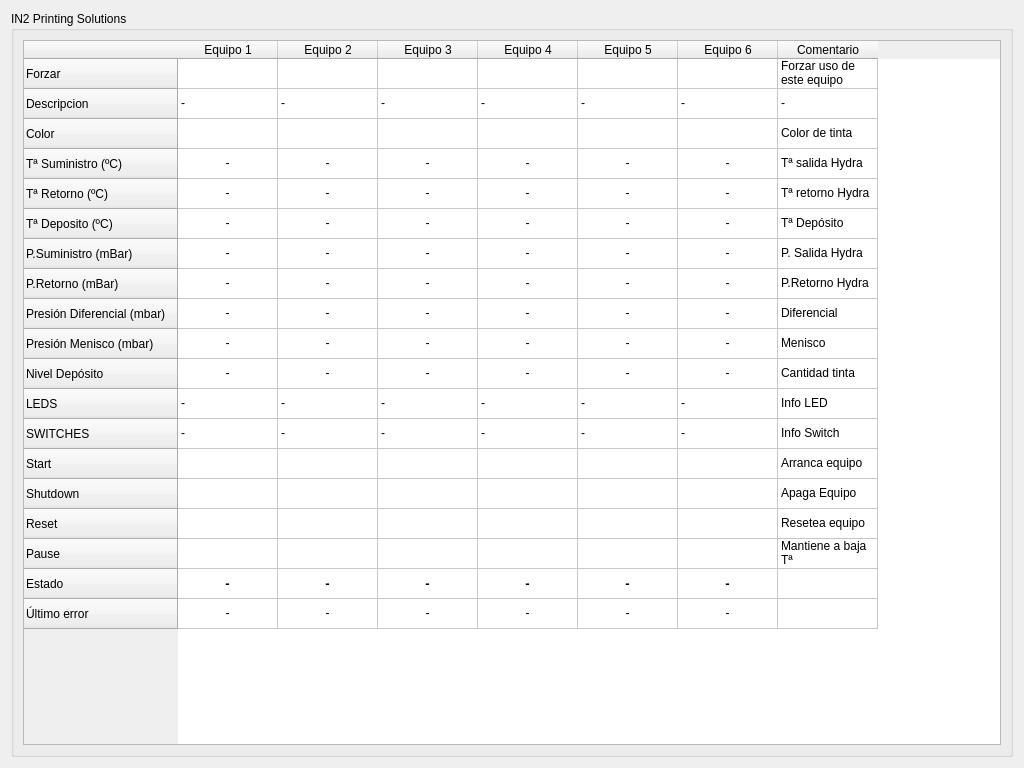
<?xml version="1.0" encoding="UTF-8"?>
<ui version="4.0">
 <class>FluidicaUI</class>
 <widget class="QWidget" name="FluidicaUI">
  <property name="geometry">
   <rect>
    <x>0</x>
    <y>0</y>
    <width>1024</width>
    <height>768</height>
   </rect>
  </property>
  <property name="sizePolicy">
   <sizepolicy hsizetype="Fixed" vsizetype="Fixed">
    <horstretch>0</horstretch>
    <verstretch>0</verstretch>
   </sizepolicy>
  </property>
  <property name="minimumSize">
   <size>
    <width>1024</width>
    <height>768</height>
   </size>
  </property>
  <property name="maximumSize">
   <size>
    <width>1024</width>
    <height>768</height>
   </size>
  </property>
  <property name="windowTitle">
   <string>IN2PS</string>
  </property>
  <property name="windowOpacity">
   <double>1.000000000000000</double>
  </property>
  <layout class="QGridLayout" name="gridLayout">
   <item row="0" column="0">
    <widget class="QGroupBox" name="groupBoxCentral">
     <property name="sizePolicy">
      <sizepolicy hsizetype="Expanding" vsizetype="Preferred">
       <horstretch>12</horstretch>
       <verstretch>6</verstretch>
      </sizepolicy>
     </property>
     <property name="font">
      <font>
       <pointsize>9</pointsize>
      </font>
     </property>
     <property name="title">
      <string>IN2 Printing Solutions</string>
     </property>
     <layout class="QGridLayout" name="gridLayout_16">
      <item row="0" column="0">
       <widget class="QTableWidget" name="m_tvInfo">
        <property name="verticalScrollBarPolicy">
         <enum>Qt::ScrollBarAlwaysOff</enum>
        </property>
        <property name="horizontalScrollBarPolicy">
         <enum>Qt::ScrollBarAlwaysOff</enum>
        </property>
        <row>
         <property name="text">
          <string>Forzar</string>
         </property>
        </row>
        <row>
         <property name="text">
          <string>Descripcion</string>
         </property>
        </row>
        <row>
         <property name="text">
          <string>Color</string>
         </property>
        </row>
        <row>
         <property name="text">
          <string>Tª Suministro (ºC)</string>
         </property>
        </row>
        <row>
         <property name="text">
          <string>Tª Retorno (ºC)</string>
         </property>
        </row>
        <row>
         <property name="text">
          <string>Tª Deposito (ºC)</string>
         </property>
        </row>
        <row>
         <property name="text">
          <string>P.Suministro (mBar)</string>
         </property>
        </row>
        <row>
         <property name="text">
          <string>P.Retorno (mBar)</string>
         </property>
        </row>
        <row>
         <property name="text">
          <string>Presión Diferencial (mbar)</string>
         </property>
        </row>
        <row>
         <property name="text">
          <string>Presión Menisco (mbar)</string>
         </property>
        </row>
        <row>
         <property name="text">
          <string>Nivel Depósito</string>
         </property>
        </row>
        <row>
         <property name="text">
          <string>LEDS</string>
         </property>
        </row>
        <row>
         <property name="text">
          <string>SWITCHES</string>
         </property>
        </row>
        <row>
         <property name="text">
          <string>Start</string>
         </property>
        </row>
        <row>
         <property name="text">
          <string>Shutdown</string>
         </property>
        </row>
        <row>
         <property name="text">
          <string>Reset</string>
         </property>
        </row>
        <row>
         <property name="text">
          <string>Pause</string>
         </property>
        </row>
        <row>
         <property name="text">
          <string>Estado</string>
         </property>
        </row>
        <row>
         <property name="text">
          <string>Último error</string>
         </property>
        </row>
        <column>
         <property name="text">
          <string>Equipo 1</string>
         </property>
        </column>
        <column>
         <property name="text">
          <string>Equipo 2</string>
         </property>
        </column>
        <column>
         <property name="text">
          <string>Equipo 3</string>
         </property>
        </column>
        <column>
         <property name="text">
          <string>Equipo 4</string>
         </property>
        </column>
        <column>
         <property name="text">
          <string>Equipo 5</string>
         </property>
        </column>
        <column>
         <property name="text">
          <string>Equipo 6</string>
         </property>
        </column>
        <column>
         <property name="text">
          <string>Comentario</string>
         </property>
        </column>
        <item row="0" column="0">
         <property name="text">
          <string/>
         </property>
         <property name="textAlignment">
          <set>AlignHCenter|AlignVCenter|AlignCenter</set>
         </property>
         <property name="checkState">
          <enum>Unchecked</enum>
         </property>
        </item>
        <item row="0" column="1">
         <property name="text">
          <string/>
         </property>
         <property name="textAlignment">
          <set>AlignHCenter|AlignVCenter|AlignCenter</set>
         </property>
         <property name="checkState">
          <enum>Unchecked</enum>
         </property>
        </item>
        <item row="0" column="2">
         <property name="text">
          <string/>
         </property>
         <property name="textAlignment">
          <set>AlignHCenter|AlignVCenter|AlignCenter</set>
         </property>
         <property name="checkState">
          <enum>Unchecked</enum>
         </property>
        </item>
        <item row="0" column="3">
         <property name="text">
          <string/>
         </property>
         <property name="textAlignment">
          <set>AlignHCenter|AlignVCenter|AlignCenter</set>
         </property>
         <property name="checkState">
          <enum>Unchecked</enum>
         </property>
        </item>
        <item row="0" column="4">
         <property name="text">
          <string/>
         </property>
         <property name="textAlignment">
          <set>AlignHCenter|AlignVCenter|AlignCenter</set>
         </property>
         <property name="checkState">
          <enum>Unchecked</enum>
         </property>
        </item>
        <item row="0" column="5">
         <property name="text">
          <string/>
         </property>
         <property name="textAlignment">
          <set>AlignHCenter|AlignVCenter|AlignCenter</set>
         </property>
         <property name="checkState">
          <enum>Unchecked</enum>
         </property>
        </item>
        <item row="0" column="6">
         <property name="text">
          <string>Forzar uso de este equipo</string>
         </property>
         <property name="background">
          <brush brushstyle="NoBrush">
           <color alpha="255">
            <red>0</red>
            <green>0</green>
            <blue>0</blue>
           </color>
          </brush>
         </property>
         <property name="foreground">
          <brush brushstyle="NoBrush">
           <color alpha="255">
            <red>0</red>
            <green>0</green>
            <blue>255</blue>
           </color>
          </brush>
         </property>
        </item>
        <item row="1" column="0">
         <property name="text">
          <string>-</string>
         </property>
        </item>
        <item row="1" column="1">
         <property name="text">
          <string>-</string>
         </property>
        </item>
        <item row="1" column="2">
         <property name="text">
          <string>-</string>
         </property>
        </item>
        <item row="1" column="3">
         <property name="text">
          <string>-</string>
         </property>
        </item>
        <item row="1" column="4">
         <property name="text">
          <string>-</string>
         </property>
        </item>
        <item row="1" column="5">
         <property name="text">
          <string>-</string>
         </property>
        </item>
        <item row="1" column="6">
         <property name="text">
          <string>-</string>
         </property>
         <property name="background">
          <brush brushstyle="NoBrush">
           <color alpha="255">
            <red>0</red>
            <green>0</green>
            <blue>127</blue>
           </color>
          </brush>
         </property>
         <property name="foreground">
          <brush brushstyle="NoBrush">
           <color alpha="255">
            <red>0</red>
            <green>0</green>
            <blue>255</blue>
           </color>
          </brush>
         </property>
        </item>
        <item row="2" column="0">
         <property name="text">
          <string/>
         </property>
        </item>
        <item row="2" column="1">
         <property name="text">
          <string/>
         </property>
        </item>
        <item row="2" column="2">
         <property name="text">
          <string/>
         </property>
        </item>
        <item row="2" column="3">
         <property name="text">
          <string/>
         </property>
        </item>
        <item row="2" column="4">
         <property name="text">
          <string/>
         </property>
        </item>
        <item row="2" column="5">
         <property name="text">
          <string/>
         </property>
        </item>
        <item row="2" column="6">
         <property name="text">
          <string>Color de tinta</string>
         </property>
         <property name="background">
          <brush brushstyle="NoBrush">
           <color alpha="255">
            <red>0</red>
            <green>0</green>
            <blue>127</blue>
           </color>
          </brush>
         </property>
         <property name="foreground">
          <brush brushstyle="NoBrush">
           <color alpha="255">
            <red>0</red>
            <green>0</green>
            <blue>255</blue>
           </color>
          </brush>
         </property>
        </item>
        <item row="3" column="0">
         <property name="text">
          <string>-</string>
         </property>
         <property name="textAlignment">
          <set>AlignHCenter|AlignVCenter|AlignCenter</set>
         </property>
        </item>
        <item row="3" column="1">
         <property name="text">
          <string>-</string>
         </property>
         <property name="textAlignment">
          <set>AlignHCenter|AlignVCenter|AlignCenter</set>
         </property>
        </item>
        <item row="3" column="2">
         <property name="text">
          <string>-</string>
         </property>
         <property name="textAlignment">
          <set>AlignHCenter|AlignVCenter|AlignCenter</set>
         </property>
        </item>
        <item row="3" column="3">
         <property name="text">
          <string>-</string>
         </property>
         <property name="textAlignment">
          <set>AlignHCenter|AlignVCenter|AlignCenter</set>
         </property>
        </item>
        <item row="3" column="4">
         <property name="text">
          <string>-</string>
         </property>
         <property name="textAlignment">
          <set>AlignHCenter|AlignVCenter|AlignCenter</set>
         </property>
        </item>
        <item row="3" column="5">
         <property name="text">
          <string>-</string>
         </property>
         <property name="textAlignment">
          <set>AlignHCenter|AlignVCenter|AlignCenter</set>
         </property>
        </item>
        <item row="3" column="6">
         <property name="text">
          <string>Tª salida Hydra</string>
         </property>
         <property name="textAlignment">
          <set>AlignLeft|AlignVCenter</set>
         </property>
         <property name="background">
          <brush brushstyle="NoBrush">
           <color alpha="255">
            <red>0</red>
            <green>0</green>
            <blue>127</blue>
           </color>
          </brush>
         </property>
         <property name="foreground">
          <brush brushstyle="NoBrush">
           <color alpha="255">
            <red>0</red>
            <green>0</green>
            <blue>255</blue>
           </color>
          </brush>
         </property>
        </item>
        <item row="4" column="0">
         <property name="text">
          <string>-</string>
         </property>
         <property name="textAlignment">
          <set>AlignHCenter|AlignVCenter|AlignCenter</set>
         </property>
        </item>
        <item row="4" column="1">
         <property name="text">
          <string>-</string>
         </property>
         <property name="textAlignment">
          <set>AlignHCenter|AlignVCenter|AlignCenter</set>
         </property>
        </item>
        <item row="4" column="2">
         <property name="text">
          <string>-</string>
         </property>
         <property name="textAlignment">
          <set>AlignHCenter|AlignVCenter|AlignCenter</set>
         </property>
        </item>
        <item row="4" column="3">
         <property name="text">
          <string>-</string>
         </property>
         <property name="textAlignment">
          <set>AlignHCenter|AlignVCenter|AlignCenter</set>
         </property>
        </item>
        <item row="4" column="4">
         <property name="text">
          <string>-</string>
         </property>
         <property name="textAlignment">
          <set>AlignHCenter|AlignVCenter|AlignCenter</set>
         </property>
        </item>
        <item row="4" column="5">
         <property name="text">
          <string>-</string>
         </property>
         <property name="textAlignment">
          <set>AlignHCenter|AlignVCenter|AlignCenter</set>
         </property>
        </item>
        <item row="4" column="6">
         <property name="text">
          <string>Tª retorno Hydra</string>
         </property>
         <property name="textAlignment">
          <set>AlignLeft|AlignVCenter</set>
         </property>
         <property name="background">
          <brush brushstyle="NoBrush">
           <color alpha="255">
            <red>0</red>
            <green>0</green>
            <blue>127</blue>
           </color>
          </brush>
         </property>
         <property name="foreground">
          <brush brushstyle="NoBrush">
           <color alpha="255">
            <red>0</red>
            <green>0</green>
            <blue>255</blue>
           </color>
          </brush>
         </property>
        </item>
        <item row="5" column="0">
         <property name="text">
          <string>-</string>
         </property>
         <property name="textAlignment">
          <set>AlignHCenter|AlignVCenter|AlignCenter</set>
         </property>
        </item>
        <item row="5" column="1">
         <property name="text">
          <string>-</string>
         </property>
         <property name="textAlignment">
          <set>AlignHCenter|AlignVCenter|AlignCenter</set>
         </property>
        </item>
        <item row="5" column="2">
         <property name="text">
          <string>-</string>
         </property>
         <property name="textAlignment">
          <set>AlignHCenter|AlignVCenter|AlignCenter</set>
         </property>
        </item>
        <item row="5" column="3">
         <property name="text">
          <string>-</string>
         </property>
         <property name="textAlignment">
          <set>AlignHCenter|AlignVCenter|AlignCenter</set>
         </property>
        </item>
        <item row="5" column="4">
         <property name="text">
          <string>-</string>
         </property>
         <property name="textAlignment">
          <set>AlignHCenter|AlignVCenter|AlignCenter</set>
         </property>
        </item>
        <item row="5" column="5">
         <property name="text">
          <string>-</string>
         </property>
         <property name="textAlignment">
          <set>AlignHCenter|AlignVCenter|AlignCenter</set>
         </property>
        </item>
        <item row="5" column="6">
         <property name="text">
          <string>Tª Depósito</string>
         </property>
         <property name="textAlignment">
          <set>AlignLeft|AlignVCenter</set>
         </property>
         <property name="background">
          <brush brushstyle="NoBrush">
           <color alpha="255">
            <red>0</red>
            <green>0</green>
            <blue>127</blue>
           </color>
          </brush>
         </property>
         <property name="foreground">
          <brush brushstyle="NoBrush">
           <color alpha="255">
            <red>0</red>
            <green>0</green>
            <blue>255</blue>
           </color>
          </brush>
         </property>
        </item>
        <item row="6" column="0">
         <property name="text">
          <string>-</string>
         </property>
         <property name="textAlignment">
          <set>AlignHCenter|AlignVCenter|AlignCenter</set>
         </property>
        </item>
        <item row="6" column="1">
         <property name="text">
          <string>-</string>
         </property>
         <property name="textAlignment">
          <set>AlignHCenter|AlignVCenter|AlignCenter</set>
         </property>
        </item>
        <item row="6" column="2">
         <property name="text">
          <string>-</string>
         </property>
         <property name="textAlignment">
          <set>AlignHCenter|AlignVCenter|AlignCenter</set>
         </property>
        </item>
        <item row="6" column="3">
         <property name="text">
          <string>-</string>
         </property>
         <property name="textAlignment">
          <set>AlignHCenter|AlignVCenter|AlignCenter</set>
         </property>
        </item>
        <item row="6" column="4">
         <property name="text">
          <string>-</string>
         </property>
         <property name="textAlignment">
          <set>AlignHCenter|AlignVCenter|AlignCenter</set>
         </property>
        </item>
        <item row="6" column="5">
         <property name="text">
          <string>-</string>
         </property>
         <property name="textAlignment">
          <set>AlignHCenter|AlignVCenter|AlignCenter</set>
         </property>
        </item>
        <item row="6" column="6">
         <property name="text">
          <string>P. Salida Hydra</string>
         </property>
         <property name="textAlignment">
          <set>AlignLeft|AlignVCenter</set>
         </property>
         <property name="background">
          <brush brushstyle="NoBrush">
           <color alpha="255">
            <red>0</red>
            <green>0</green>
            <blue>127</blue>
           </color>
          </brush>
         </property>
         <property name="foreground">
          <brush brushstyle="NoBrush">
           <color alpha="255">
            <red>0</red>
            <green>0</green>
            <blue>255</blue>
           </color>
          </brush>
         </property>
        </item>
        <item row="7" column="0">
         <property name="text">
          <string>-</string>
         </property>
         <property name="textAlignment">
          <set>AlignHCenter|AlignVCenter|AlignCenter</set>
         </property>
        </item>
        <item row="7" column="1">
         <property name="text">
          <string>-</string>
         </property>
         <property name="textAlignment">
          <set>AlignHCenter|AlignVCenter|AlignCenter</set>
         </property>
        </item>
        <item row="7" column="2">
         <property name="text">
          <string>-</string>
         </property>
         <property name="textAlignment">
          <set>AlignHCenter|AlignVCenter|AlignCenter</set>
         </property>
        </item>
        <item row="7" column="3">
         <property name="text">
          <string>-</string>
         </property>
         <property name="textAlignment">
          <set>AlignHCenter|AlignVCenter|AlignCenter</set>
         </property>
        </item>
        <item row="7" column="4">
         <property name="text">
          <string>-</string>
         </property>
         <property name="textAlignment">
          <set>AlignHCenter|AlignVCenter|AlignCenter</set>
         </property>
        </item>
        <item row="7" column="5">
         <property name="text">
          <string>-</string>
         </property>
         <property name="textAlignment">
          <set>AlignHCenter|AlignVCenter|AlignCenter</set>
         </property>
        </item>
        <item row="7" column="6">
         <property name="text">
          <string>P.Retorno Hydra</string>
         </property>
         <property name="textAlignment">
          <set>AlignLeft|AlignVCenter</set>
         </property>
         <property name="background">
          <brush brushstyle="NoBrush">
           <color alpha="255">
            <red>0</red>
            <green>0</green>
            <blue>127</blue>
           </color>
          </brush>
         </property>
         <property name="foreground">
          <brush brushstyle="NoBrush">
           <color alpha="255">
            <red>0</red>
            <green>0</green>
            <blue>255</blue>
           </color>
          </brush>
         </property>
        </item>
        <item row="8" column="0">
         <property name="text">
          <string>-</string>
         </property>
         <property name="textAlignment">
          <set>AlignHCenter|AlignVCenter|AlignCenter</set>
         </property>
        </item>
        <item row="8" column="1">
         <property name="text">
          <string>-</string>
         </property>
         <property name="textAlignment">
          <set>AlignHCenter|AlignVCenter|AlignCenter</set>
         </property>
        </item>
        <item row="8" column="2">
         <property name="text">
          <string>-</string>
         </property>
         <property name="textAlignment">
          <set>AlignHCenter|AlignVCenter|AlignCenter</set>
         </property>
        </item>
        <item row="8" column="3">
         <property name="text">
          <string>-</string>
         </property>
         <property name="textAlignment">
          <set>AlignHCenter|AlignVCenter|AlignCenter</set>
         </property>
        </item>
        <item row="8" column="4">
         <property name="text">
          <string>-</string>
         </property>
         <property name="textAlignment">
          <set>AlignHCenter|AlignVCenter|AlignCenter</set>
         </property>
        </item>
        <item row="8" column="5">
         <property name="text">
          <string>-</string>
         </property>
         <property name="textAlignment">
          <set>AlignHCenter|AlignVCenter|AlignCenter</set>
         </property>
        </item>
        <item row="8" column="6">
         <property name="text">
          <string>Diferencial</string>
         </property>
         <property name="textAlignment">
          <set>AlignLeft|AlignVCenter</set>
         </property>
         <property name="background">
          <brush brushstyle="NoBrush">
           <color alpha="255">
            <red>0</red>
            <green>0</green>
            <blue>127</blue>
           </color>
          </brush>
         </property>
         <property name="foreground">
          <brush brushstyle="NoBrush">
           <color alpha="255">
            <red>0</red>
            <green>0</green>
            <blue>255</blue>
           </color>
          </brush>
         </property>
        </item>
        <item row="9" column="0">
         <property name="text">
          <string>-</string>
         </property>
         <property name="textAlignment">
          <set>AlignHCenter|AlignVCenter|AlignCenter</set>
         </property>
        </item>
        <item row="9" column="1">
         <property name="text">
          <string>-</string>
         </property>
         <property name="textAlignment">
          <set>AlignHCenter|AlignVCenter|AlignCenter</set>
         </property>
        </item>
        <item row="9" column="2">
         <property name="text">
          <string>-</string>
         </property>
         <property name="textAlignment">
          <set>AlignHCenter|AlignVCenter|AlignCenter</set>
         </property>
        </item>
        <item row="9" column="3">
         <property name="text">
          <string>-</string>
         </property>
         <property name="textAlignment">
          <set>AlignHCenter|AlignVCenter|AlignCenter</set>
         </property>
        </item>
        <item row="9" column="4">
         <property name="text">
          <string>-</string>
         </property>
         <property name="textAlignment">
          <set>AlignHCenter|AlignVCenter|AlignCenter</set>
         </property>
        </item>
        <item row="9" column="5">
         <property name="text">
          <string>-</string>
         </property>
         <property name="textAlignment">
          <set>AlignHCenter|AlignVCenter|AlignCenter</set>
         </property>
        </item>
        <item row="9" column="6">
         <property name="text">
          <string>Menisco</string>
         </property>
         <property name="textAlignment">
          <set>AlignLeft|AlignVCenter</set>
         </property>
         <property name="background">
          <brush brushstyle="NoBrush">
           <color alpha="255">
            <red>0</red>
            <green>0</green>
            <blue>127</blue>
           </color>
          </brush>
         </property>
         <property name="foreground">
          <brush brushstyle="NoBrush">
           <color alpha="255">
            <red>0</red>
            <green>0</green>
            <blue>255</blue>
           </color>
          </brush>
         </property>
        </item>
        <item row="10" column="0">
         <property name="text">
          <string>-</string>
         </property>
         <property name="textAlignment">
          <set>AlignHCenter|AlignVCenter|AlignCenter</set>
         </property>
        </item>
        <item row="10" column="1">
         <property name="text">
          <string>-</string>
         </property>
         <property name="textAlignment">
          <set>AlignHCenter|AlignVCenter|AlignCenter</set>
         </property>
        </item>
        <item row="10" column="2">
         <property name="text">
          <string>-</string>
         </property>
         <property name="textAlignment">
          <set>AlignHCenter|AlignVCenter|AlignCenter</set>
         </property>
        </item>
        <item row="10" column="3">
         <property name="text">
          <string>-</string>
         </property>
         <property name="textAlignment">
          <set>AlignHCenter|AlignVCenter|AlignCenter</set>
         </property>
        </item>
        <item row="10" column="4">
         <property name="text">
          <string>-</string>
         </property>
         <property name="textAlignment">
          <set>AlignHCenter|AlignVCenter|AlignCenter</set>
         </property>
        </item>
        <item row="10" column="5">
         <property name="text">
          <string>-</string>
         </property>
         <property name="textAlignment">
          <set>AlignHCenter|AlignVCenter|AlignCenter</set>
         </property>
        </item>
        <item row="10" column="6">
         <property name="text">
          <string>Cantidad tinta</string>
         </property>
         <property name="textAlignment">
          <set>AlignLeft|AlignVCenter</set>
         </property>
         <property name="background">
          <brush brushstyle="NoBrush">
           <color alpha="255">
            <red>0</red>
            <green>0</green>
            <blue>127</blue>
           </color>
          </brush>
         </property>
         <property name="foreground">
          <brush brushstyle="NoBrush">
           <color alpha="255">
            <red>0</red>
            <green>0</green>
            <blue>255</blue>
           </color>
          </brush>
         </property>
        </item>
        <item row="11" column="0">
         <property name="text">
          <string>-</string>
         </property>
        </item>
        <item row="11" column="1">
         <property name="text">
          <string>-</string>
         </property>
        </item>
        <item row="11" column="2">
         <property name="text">
          <string>-</string>
         </property>
        </item>
        <item row="11" column="3">
         <property name="text">
          <string>-</string>
         </property>
        </item>
        <item row="11" column="4">
         <property name="text">
          <string>-</string>
         </property>
        </item>
        <item row="11" column="5">
         <property name="text">
          <string>-</string>
         </property>
        </item>
        <item row="11" column="6">
         <property name="text">
          <string>Info LED</string>
         </property>
         <property name="background">
          <brush brushstyle="NoBrush">
           <color alpha="255">
            <red>0</red>
            <green>0</green>
            <blue>127</blue>
           </color>
          </brush>
         </property>
         <property name="foreground">
          <brush brushstyle="NoBrush">
           <color alpha="255">
            <red>0</red>
            <green>0</green>
            <blue>255</blue>
           </color>
          </brush>
         </property>
        </item>
        <item row="12" column="0">
         <property name="text">
          <string>-</string>
         </property>
        </item>
        <item row="12" column="1">
         <property name="text">
          <string>-</string>
         </property>
        </item>
        <item row="12" column="2">
         <property name="text">
          <string>-</string>
         </property>
        </item>
        <item row="12" column="3">
         <property name="text">
          <string>-</string>
         </property>
        </item>
        <item row="12" column="4">
         <property name="text">
          <string>-</string>
         </property>
        </item>
        <item row="12" column="5">
         <property name="text">
          <string>-</string>
         </property>
        </item>
        <item row="12" column="6">
         <property name="text">
          <string>Info Switch</string>
         </property>
         <property name="background">
          <brush brushstyle="NoBrush">
           <color alpha="255">
            <red>0</red>
            <green>0</green>
            <blue>127</blue>
           </color>
          </brush>
         </property>
         <property name="foreground">
          <brush brushstyle="NoBrush">
           <color alpha="255">
            <red>0</red>
            <green>0</green>
            <blue>255</blue>
           </color>
          </brush>
         </property>
        </item>
        <item row="13" column="6">
         <property name="text">
          <string>Arranca equipo</string>
         </property>
         <property name="background">
          <brush brushstyle="NoBrush">
           <color alpha="255">
            <red>0</red>
            <green>0</green>
            <blue>127</blue>
           </color>
          </brush>
         </property>
         <property name="foreground">
          <brush brushstyle="NoBrush">
           <color alpha="255">
            <red>0</red>
            <green>0</green>
            <blue>255</blue>
           </color>
          </brush>
         </property>
        </item>
        <item row="14" column="6">
         <property name="text">
          <string>Apaga Equipo</string>
         </property>
         <property name="background">
          <brush brushstyle="NoBrush">
           <color alpha="255">
            <red>0</red>
            <green>0</green>
            <blue>127</blue>
           </color>
          </brush>
         </property>
         <property name="foreground">
          <brush brushstyle="NoBrush">
           <color alpha="255">
            <red>0</red>
            <green>0</green>
            <blue>255</blue>
           </color>
          </brush>
         </property>
        </item>
        <item row="15" column="6">
         <property name="text">
          <string>Resetea equipo</string>
         </property>
         <property name="background">
          <brush brushstyle="NoBrush">
           <color alpha="255">
            <red>0</red>
            <green>0</green>
            <blue>127</blue>
           </color>
          </brush>
         </property>
         <property name="foreground">
          <brush brushstyle="NoBrush">
           <color alpha="255">
            <red>0</red>
            <green>0</green>
            <blue>255</blue>
           </color>
          </brush>
         </property>
        </item>
        <item row="16" column="6">
         <property name="text">
          <string>Mantiene a baja Tª</string>
         </property>
         <property name="background">
          <brush brushstyle="NoBrush">
           <color alpha="255">
            <red>0</red>
            <green>0</green>
            <blue>127</blue>
           </color>
          </brush>
         </property>
         <property name="foreground">
          <brush brushstyle="NoBrush">
           <color alpha="255">
            <red>0</red>
            <green>0</green>
            <blue>255</blue>
           </color>
          </brush>
         </property>
        </item>
        <item row="17" column="0">
         <property name="text">
          <string>-</string>
         </property>
         <property name="font">
          <font>
           <pointsize>10</pointsize>
           <weight>75</weight>
           <bold>true</bold>
          </font>
         </property>
         <property name="textAlignment">
          <set>AlignHCenter|AlignVCenter|AlignCenter</set>
         </property>
        </item>
        <item row="17" column="1">
         <property name="text">
          <string>-</string>
         </property>
         <property name="font">
          <font>
           <pointsize>10</pointsize>
           <weight>75</weight>
           <bold>true</bold>
          </font>
         </property>
         <property name="textAlignment">
          <set>AlignHCenter|AlignVCenter|AlignCenter</set>
         </property>
        </item>
        <item row="17" column="2">
         <property name="text">
          <string>-</string>
         </property>
         <property name="font">
          <font>
           <pointsize>10</pointsize>
           <weight>75</weight>
           <bold>true</bold>
          </font>
         </property>
         <property name="textAlignment">
          <set>AlignHCenter|AlignVCenter|AlignCenter</set>
         </property>
        </item>
        <item row="17" column="3">
         <property name="text">
          <string>-</string>
         </property>
         <property name="font">
          <font>
           <pointsize>10</pointsize>
           <weight>75</weight>
           <bold>true</bold>
          </font>
         </property>
         <property name="textAlignment">
          <set>AlignHCenter|AlignVCenter|AlignCenter</set>
         </property>
        </item>
        <item row="17" column="4">
         <property name="text">
          <string>-</string>
         </property>
         <property name="font">
          <font>
           <pointsize>10</pointsize>
           <weight>75</weight>
           <bold>true</bold>
          </font>
         </property>
         <property name="textAlignment">
          <set>AlignHCenter|AlignVCenter|AlignCenter</set>
         </property>
        </item>
        <item row="17" column="5">
         <property name="text">
          <string>-</string>
         </property>
         <property name="font">
          <font>
           <pointsize>10</pointsize>
           <weight>75</weight>
           <bold>true</bold>
          </font>
         </property>
         <property name="textAlignment">
          <set>AlignHCenter|AlignVCenter|AlignCenter</set>
         </property>
        </item>
        <item row="17" column="6">
         <property name="text">
          <string/>
         </property>
         <property name="font">
          <font>
           <pointsize>10</pointsize>
           <weight>75</weight>
           <bold>true</bold>
          </font>
         </property>
         <property name="textAlignment">
          <set>AlignHCenter|AlignVCenter|AlignCenter</set>
         </property>
        </item>
        <item row="18" column="0">
         <property name="text">
          <string>-</string>
         </property>
         <property name="textAlignment">
          <set>AlignHCenter|AlignVCenter|AlignCenter</set>
         </property>
        </item>
        <item row="18" column="1">
         <property name="text">
          <string>-</string>
         </property>
         <property name="textAlignment">
          <set>AlignHCenter|AlignVCenter|AlignCenter</set>
         </property>
        </item>
        <item row="18" column="2">
         <property name="text">
          <string>-</string>
         </property>
         <property name="textAlignment">
          <set>AlignHCenter|AlignVCenter|AlignCenter</set>
         </property>
        </item>
        <item row="18" column="3">
         <property name="text">
          <string>-</string>
         </property>
         <property name="textAlignment">
          <set>AlignHCenter|AlignVCenter|AlignCenter</set>
         </property>
        </item>
        <item row="18" column="4">
         <property name="text">
          <string>-</string>
         </property>
         <property name="textAlignment">
          <set>AlignHCenter|AlignVCenter|AlignCenter</set>
         </property>
        </item>
        <item row="18" column="5">
         <property name="text">
          <string>-</string>
         </property>
         <property name="textAlignment">
          <set>AlignHCenter|AlignVCenter|AlignCenter</set>
         </property>
        </item>
        <item row="18" column="6">
         <property name="text">
          <string/>
         </property>
         <property name="textAlignment">
          <set>AlignHCenter|AlignVCenter|AlignCenter</set>
         </property>
        </item>
       </widget>
      </item>
     </layout>
    </widget>
   </item>
  </layout>
 </widget>
 <resources/>
 <connections/>
</ui>
